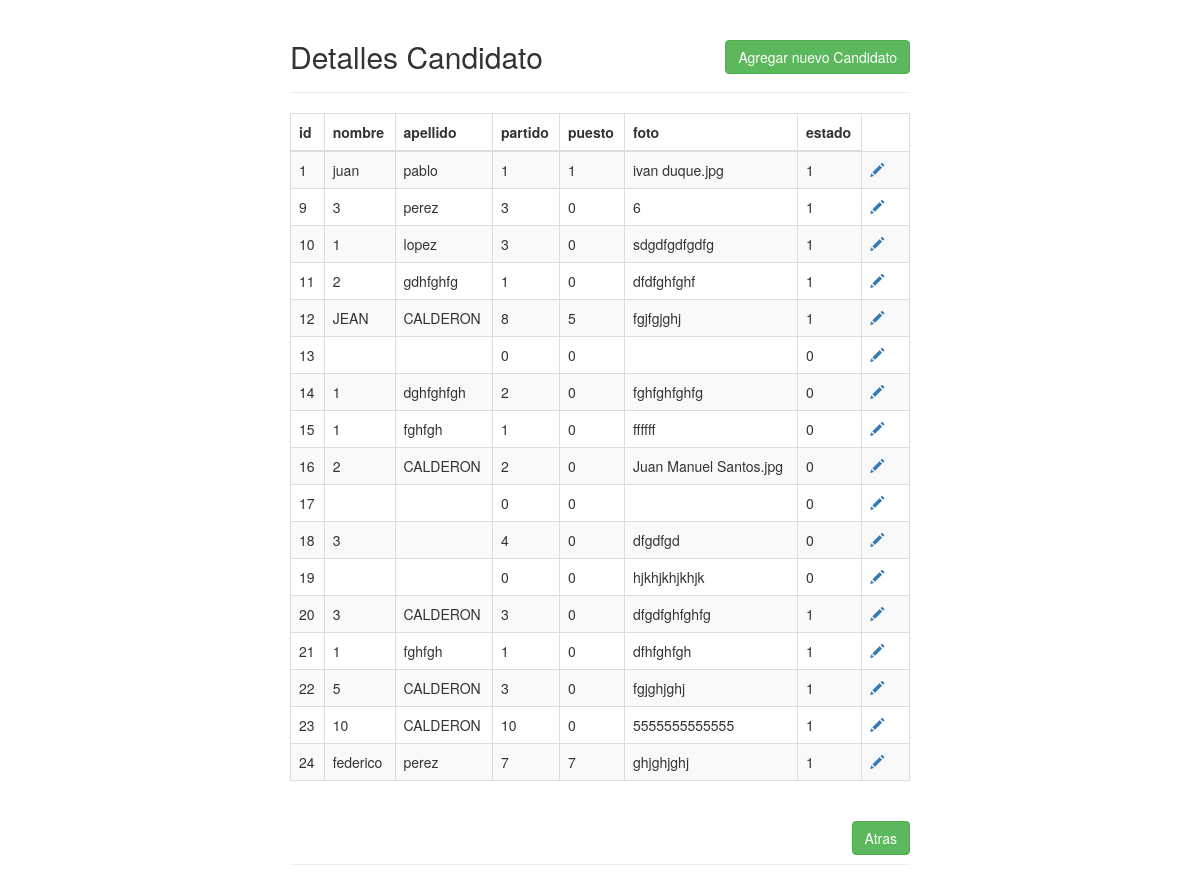
Page /cruds/candidatos/index.php on the committed database.
### tables this page shows
CREATE TABLE `candidatos` (
  `id` int(11) NOT NULL,
  `nombre` varchar(100) NOT NULL,
  `apellido` varchar(100) NOT NULL,
  `partido` int(11) NOT NULL,
  `puesto` int(11) NOT NULL,
  `foto` varchar(250) NOT NULL,
  `estado` int(11) NOT NULL
);

### cruds/candidatos/index.php (the view, shortened to what this page needs)
<!DOCTYPE html>
<html lang="en">
<head>
    <link rel="stylesheet" href="https://maxcdn.bootstrapcdn.com/bootstrap/3.3.7/css/bootstrap.css">
</head>
<body>
    <div class="wrapper">
        <div class="container-fluid">
            <div class="row">
                <div class="col-md-12">
                    <div class="page-header clearfix">
                        <h2 class="pull-left">Detalles Candidato</h2>
                        <a href="create.php" class="btn btn-success pull-right">Agregar nuevo Candidato</a>
                    </div>
                    <?php
                    require_once "../../config.php";
                    $sql = "SELECT * FROM candidatos";
                    if($result = mysqli_query($link, $sql)){
                        if(mysqli_num_rows($result) > 0){
                            echo "<table class='table table-bordered table-striped'>";
                                echo "<thead>";
                                    echo "<tr>";
                                        echo "<th>id</th>";
                                        echo "<th>nombre</th>";
                                        echo "<th>apellido</th>";
                                        echo "<th>partido</th>";
                                        echo "<th>puesto</th>";
                                        echo "<th>foto</th>";
                                        echo "<th>estado</th>";
                                    echo "</tr>";
                                echo "</thead>";
                                echo "<tbody>";
                                while($row = mysqli_fetch_array($result)){
                                    echo "<tr>";
                                        echo "<td>" . $row['id'] . "</td>";
                                        echo "<td>" . $row['nombre'] . "</td>";
                                        echo "<td>" . $row['apellido'] . "</td>";
                                        echo "<td>" . $row['partido'] . "</td>";
                                        echo "<td>" . $row['puesto'] . "</td>";
                                        echo "<td>" . $row['foto'] . "</td>";
                                        echo "<td>" . $row['estado'] . "</td>";
                                        echo "<td>";
                                            echo "<a href='update.php?id=". $row['id'] ."' title='Update Record' data-toggle='tooltip'><span class='glyphicon glyphicon-pencil'></span></a>";
                                        echo "</td>";
                                    echo "</tr>";
                                }
                                echo "</tbody>";
                            echo "</table>";
                        } else{
                            echo "<p class='lead'><em>No records were found.</em></p>";
                        }
                    } else{
                        echo "ERROR: Could not able to execute $sql. " . mysqli_error($link);
                    }
                    ?>
                    <div class="page-header clearfix">
                        <a href="../../cpanel.php" class="btn btn-success pull-right">Atras</a>
                    </div>
                </div>
            </div>
        </div>
    </div>
</body>
</html>

### cruds/candidatos/index.php (style rules this page uses)
.wrapper { width: 650px; margin: 0 auto; }
.page-header h2 { margin-top: 0; }
table tr td:last-child a { margin-right: 15px; }

### rows in the picture
candidatos: id "1", nombre "juan", apellido "pablo", partido "1", puesto "1", foto "ivan duque.jpg", estado "1"
candidatos: id "9", nombre "3", apellido "perez", partido "3", puesto "0", foto "6", estado "1"
candidatos: id "10", nombre "1", apellido "lopez", partido "3", puesto "0", foto "sdgdfgdfgdfg", estado "1"
candidatos: id "11", nombre "2", apellido "gdhfghfg", partido "1", puesto "0", foto "dfdfghfghf", estado "1"
candidatos: id "12", nombre "JEAN", apellido "CALDERON", partido "8", puesto "5", foto "fgjfgjghj", estado "1"
candidatos: id "13", partido "0", puesto "0", estado "0"
candidatos: id "14", nombre "1", apellido "dghfghfgh", partido "2", puesto "0", foto "fghfghfghfg", estado "0"
candidatos: id "15", nombre "1", apellido "fghfgh", partido "1", puesto "0", foto "ffffff", estado "0"
candidatos: id "16", nombre "2", apellido "CALDERON", partido "2", puesto "0", foto "Juan Manuel Santos.jpg", estado "0"
candidatos: id "17", partido "0", puesto "0", estado "0"
candidatos: id "18", nombre "3", partido "4", puesto "0", foto "dfgdfgd", estado "0"
candidatos: id "19", partido "0", puesto "0", foto "hjkhjkhjkhjk", estado "0"
candidatos: id "20", nombre "3", apellido "CALDERON", partido "3", puesto "0", foto "dfgdfghfghfg", estado "1"
candidatos: id "21", nombre "1", apellido "fghfgh", partido "1", puesto "0", foto "dfhfghfgh", estado "1"
candidatos: id "22", nombre "5", apellido "CALDERON", partido "3", puesto "0", foto "fgjghjghj", estado "1"
candidatos: id "23", nombre "10", apellido "CALDERON", partido "10", puesto "0", foto "5555555555555", estado "1"
candidatos: id "24", nombre "federico", apellido "perez", partido "7", puesto "7", foto "ghjghjghj", estado "1"
